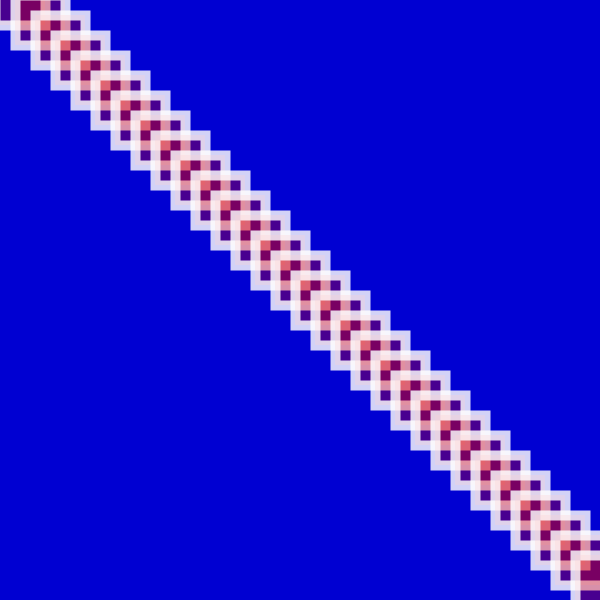
Frame 1 (no input)
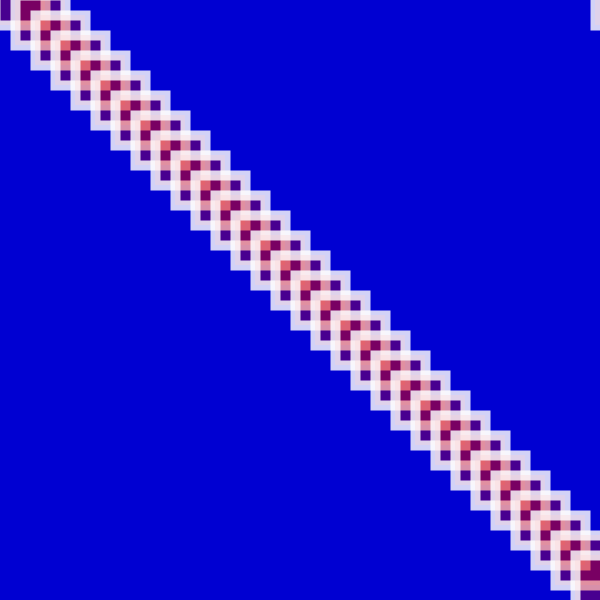
Frame 60 (the mouse pressed at the canvas centre just before this capture)
Frame 120 (the mouse held since frame 60 and released just before this capture): identical to frame 60, image omitted

The Processing sketch that drew these frames (run headless with seeded random() and noise(); from frame 60 on, the mouse is pressed at the canvas centre):

// Processing sketch: processing_161466
// ── processing_161466.pde

// By Antoine DERRIEY ;)

float x,y,l,h;

void setup(){
  size(600,600);
  background(0,0,210);

x=0;
y=0;
l=50;
h=50;

 stroke(255,255,255,210);
 strokeWeight(10);
  smooth();
  rectMode(CENTER);
  
}


void draw() {
 
fill(230,0,0,80);

  for (int t=0; t<width; t+=20){ 
    x= x+20;
  
    
     
 rect(x,t,l,h) ;
}
  
  

}
